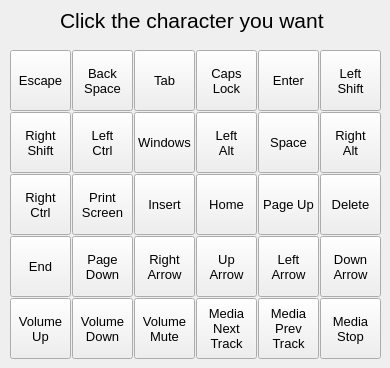
   <widget class="QWidget" name="tab_other">
    <attribute name="title">
     <string>Other</string>
    </attribute>
    <widget class="QLabel" name="instructionLabel_5">
     <property name="geometry">
      <rect>
       <x>60</x>
       <y>0</y>
       <width>291</width>
       <height>41</height>
      </rect>
     </property>
     <property name="font">
      <font>
       <pointsize>16</pointsize>
      </font>
     </property>
     <property name="text">
      <string>Click the character you want</string>
     </property>
    </widget>
    <widget class="QPushButton" name="l_button_2">
     <property name="geometry">
      <rect>
       <x>320</x>
       <y>112</y>
       <width>61</width>
       <height>61</height>
      </rect>
     </property>
     <property name="font">
      <font>
       <pointsize>10</pointsize>
       <stylestrategy>PreferAntialias</stylestrategy>
      </font>
     </property>
     <property name="toolTip">
      <string/>
     </property>
     <property name="text">
      <string>Right
Alt</string>
     </property>
     <property name="flat">
      <bool>false</bool>
     </property>
    </widget>
    <widget class="QPushButton" name="h_button_2">
     <property name="geometry">
      <rect>
       <x>72</x>
       <y>112</y>
       <width>61</width>
       <height>61</height>
      </rect>
     </property>
     <property name="font">
      <font>
       <pointsize>10</pointsize>
       <stylestrategy>PreferAntialias</stylestrategy>
      </font>
     </property>
     <property name="toolTip">
      <string/>
     </property>
     <property name="text">
      <string>Left
Ctrl</string>
     </property>
     <property name="flat">
      <bool>false</bool>
     </property>
    </widget>
    <widget class="QPushButton" name="d_button_2">
     <property name="geometry">
      <rect>
       <x>196</x>
       <y>50</y>
       <width>61</width>
       <height>61</height>
      </rect>
     </property>
     <property name="font">
      <font>
       <pointsize>10</pointsize>
       <stylestrategy>PreferAntialias</stylestrategy>
      </font>
     </property>
     <property name="toolTip">
      <string/>
     </property>
     <property name="text">
      <string>Caps
Lock</string>
     </property>
     <property name="flat">
      <bool>false</bool>
     </property>
    </widget>
    <widget class="QPushButton" name="a_button_2">
     <property name="geometry">
      <rect>
       <x>10</x>
       <y>50</y>
       <width>61</width>
       <height>61</height>
      </rect>
     </property>
     <property name="font">
      <font>
       <pointsize>10</pointsize>
       <stylestrategy>PreferAntialias</stylestrategy>
      </font>
     </property>
     <property name="toolTip">
      <string/>
     </property>
     <property name="text">
      <string>Escape</string>
     </property>
     <property name="flat">
      <bool>false</bool>
     </property>
    </widget>
    <widget class="QPushButton" name="y_button_2">
     <property name="geometry">
      <rect>
       <x>10</x>
       <y>298</y>
       <width>61</width>
       <height>61</height>
      </rect>
     </property>
     <property name="font">
      <font>
       <pointsize>10</pointsize>
       <stylestrategy>PreferAntialias</stylestrategy>
      </font>
     </property>
     <property name="toolTip">
      <string/>
     </property>
     <property name="text">
      <string>Volume
Up</string>
     </property>
     <property name="flat">
      <bool>false</bool>
     </property>
    </widget>
    <widget class="QPushButton" name="n_button_2">
     <property name="geometry">
      <rect>
       <x>72</x>
       <y>174</y>
       <width>61</width>
       <height>61</height>
      </rect>
     </property>
     <property name="font">
      <font>
       <pointsize>10</pointsize>
       <stylestrategy>PreferAntialias</stylestrategy>
      </font>
     </property>
     <property name="toolTip">
      <string/>
     </property>
     <property name="text">
      <string>Print
Screen</string>
     </property>
     <property name="flat">
      <bool>false</bool>
     </property>
    </widget>
    <widget class="QPushButton" name="f_button_2">
     <property name="geometry">
      <rect>
       <x>320</x>
       <y>50</y>
       <width>61</width>
       <height>61</height>
      </rect>
     </property>
     <property name="font">
      <font>
       <pointsize>10</pointsize>
       <stylestrategy>PreferAntialias</stylestrategy>
      </font>
     </property>
     <property name="toolTip">
      <string/>
     </property>
     <property name="text">
      <string>Left
Shift</string>
     </property>
     <property name="flat">
      <bool>false</bool>
     </property>
    </widget>
    <widget class="QPushButton" name="k_button_2">
     <property name="geometry">
      <rect>
       <x>258</x>
       <y>112</y>
       <width>61</width>
       <height>61</height>
      </rect>
     </property>
     <property name="font">
      <font>
       <pointsize>10</pointsize>
       <stylestrategy>PreferAntialias</stylestrategy>
      </font>
     </property>
     <property name="toolTip">
      <string/>
     </property>
     <property name="text">
      <string>Space</string>
     </property>
     <property name="flat">
      <bool>false</bool>
     </property>
    </widget>
    <widget class="QPushButton" name="g_button_2">
     <property name="geometry">
      <rect>
       <x>10</x>
       <y>112</y>
       <width>61</width>
       <height>61</height>
      </rect>
     </property>
     <property name="font">
      <font>
       <pointsize>10</pointsize>
       <stylestrategy>PreferAntialias</stylestrategy>
      </font>
     </property>
     <property name="toolTip">
      <string/>
     </property>
     <property name="text">
      <string>Right
Shift</string>
     </property>
     <property name="flat">
      <bool>false</bool>
     </property>
    </widget>
    <widget class="QPushButton" name="z_button_2">
     <property name="geometry">
      <rect>
       <x>72</x>
       <y>298</y>
       <width>61</width>
       <height>61</height>
      </rect>
     </property>
     <property name="font">
      <font>
       <pointsize>10</pointsize>
       <stylestrategy>PreferAntialias</stylestrategy>
      </font>
     </property>
     <property name="toolTip">
      <string/>
     </property>
     <property name="text">
      <string>Volume
Down</string>
     </property>
     <property name="flat">
      <bool>false</bool>
     </property>
    </widget>
    <widget class="QPushButton" name="w_button_2">
     <property name="geometry">
      <rect>
       <x>258</x>
       <y>236</y>
       <width>61</width>
       <height>61</height>
      </rect>
     </property>
     <property name="font">
      <font>
       <pointsize>10</pointsize>
       <stylestrategy>PreferAntialias</stylestrategy>
      </font>
     </property>
     <property name="toolTip">
      <string/>
     </property>
     <property name="text">
      <string>Left
Arrow</string>
     </property>
     <property name="flat">
      <bool>false</bool>
     </property>
    </widget>
    <widget class="QPushButton" name="r_button_2">
     <property name="geometry">
      <rect>
       <x>320</x>
       <y>174</y>
       <width>61</width>
       <height>61</height>
      </rect>
     </property>
     <property name="font">
      <font>
       <pointsize>10</pointsize>
       <stylestrategy>PreferAntialias</stylestrategy>
      </font>
     </property>
     <property name="toolTip">
      <string/>
     </property>
     <property name="text">
      <string>Delete</string>
     </property>
     <property name="flat">
      <bool>false</bool>
     </property>
    </widget>
    <widget class="QPushButton" name="q_button_2">
     <property name="geometry">
      <rect>
       <x>258</x>
       <y>174</y>
       <width>61</width>
       <height>61</height>
      </rect>
     </property>
     <property name="font">
      <font>
       <pointsize>10</pointsize>
       <stylestrategy>PreferAntialias</stylestrategy>
      </font>
     </property>
     <property name="toolTip">
      <string/>
     </property>
     <property name="text">
      <string>Page Up</string>
     </property>
     <property name="flat">
      <bool>false</bool>
     </property>
    </widget>
    <widget class="QPushButton" name="j_button_2">
     <property name="geometry">
      <rect>
       <x>196</x>
       <y>112</y>
       <width>61</width>
       <height>61</height>
      </rect>
     </property>
     <property name="font">
      <font>
       <pointsize>10</pointsize>
       <stylestrategy>PreferAntialias</stylestrategy>
      </font>
     </property>
     <property name="toolTip">
      <string/>
     </property>
     <property name="text">
      <string>Left
Alt</string>
     </property>
     <property name="flat">
      <bool>false</bool>
     </property>
    </widget>
    <widget class="QPushButton" name="i_button_2">
     <property name="geometry">
      <rect>
       <x>134</x>
       <y>112</y>
       <width>61</width>
       <height>61</height>
      </rect>
     </property>
     <property name="font">
      <font>
       <pointsize>10</pointsize>
       <stylestrategy>PreferAntialias</stylestrategy>
      </font>
     </property>
     <property name="toolTip">
      <string/>
     </property>
     <property name="text">
      <string>Windows</string>
     </property>
     <property name="flat">
      <bool>false</bool>
     </property>
    </widget>
    <widget class="QPushButton" name="e_button_2">
     <property name="geometry">
      <rect>
       <x>258</x>
       <y>50</y>
       <width>61</width>
       <height>61</height>
      </rect>
     </property>
     <property name="font">
      <font>
       <pointsize>10</pointsize>
       <stylestrategy>PreferAntialias</stylestrategy>
      </font>
     </property>
     <property name="toolTip">
      <string/>
     </property>
     <property name="text">
      <string>Enter</string>
     </property>
     <property name="flat">
      <bool>false</bool>
     </property>
    </widget>
    <widget class="QPushButton" name="x_button_2">
     <property name="geometry">
      <rect>
       <x>320</x>
       <y>236</y>
       <width>61</width>
       <height>61</height>
      </rect>
     </property>
     <property name="font">
      <font>
       <pointsize>10</pointsize>
       <stylestrategy>PreferAntialias</stylestrategy>
      </font>
     </property>
     <property name="toolTip">
      <string/>
     </property>
     <property name="text">
      <string>Down
Arrow</string>
     </property>
     <property name="flat">
      <bool>false</bool>
     </property>
    </widget>
    <widget class="QPushButton" name="t_button_2">
     <property name="geometry">
      <rect>
       <x>72</x>
       <y>236</y>
       <width>61</width>
       <height>61</height>
      </rect>
     </property>
     <property name="font">
      <font>
       <pointsize>10</pointsize>
       <stylestrategy>PreferAntialias</stylestrategy>
      </font>
     </property>
     <property name="toolTip">
      <string/>
     </property>
     <property name="text">
      <string>Page
Down</string>
     </property>
     <property name="flat">
      <bool>false</bool>
     </property>
    </widget>
    <widget class="QPushButton" name="o_button_2">
     <property name="geometry">
      <rect>
       <x>134</x>
       <y>174</y>
       <width>61</width>
       <height>61</height>
      </rect>
     </property>
     <property name="font">
      <font>
       <pointsize>10</pointsize>
       <stylestrategy>PreferAntialias</stylestrategy>
      </font>
     </property>
     <property name="toolTip">
      <string/>
     </property>
     <property name="text">
      <string>Insert</string>
     </property>
     <property name="flat">
      <bool>false</bool>
     </property>
    </widget>
    <widget class="QPushButton" name="s_button_2">
     <property name="geometry">
      <rect>
       <x>10</x>
       <y>236</y>
       <width>61</width>
       <height>61</height>
      </rect>
     </property>
     <property name="font">
      <font>
       <pointsize>10</pointsize>
       <stylestrategy>PreferAntialias</stylestrategy>
      </font>
     </property>
     <property name="toolTip">
      <string/>
     </property>
     <property name="text">
      <string>End</string>
     </property>
     <property name="flat">
      <bool>false</bool>
     </property>
    </widget>
    <widget class="QPushButton" name="u_button_2">
     <property name="geometry">
      <rect>
       <x>134</x>
       <y>236</y>
       <width>61</width>
       <height>61</height>
      </rect>
     </property>
     <property name="font">
      <font>
       <pointsize>10</pointsize>
       <stylestrategy>PreferAntialias</stylestrategy>
      </font>
     </property>
     <property name="toolTip">
      <string/>
     </property>
     <property name="text">
      <string>Right
Arrow</string>
     </property>
     <property name="flat">
      <bool>false</bool>
     </property>
    </widget>
    <widget class="QPushButton" name="p_button_2">
     <property name="geometry">
      <rect>
       <x>196</x>
       <y>174</y>
       <width>61</width>
       <height>61</height>
      </rect>
     </property>
     <property name="font">
      <font>
       <pointsize>10</pointsize>
       <stylestrategy>PreferAntialias</stylestrategy>
      </font>
     </property>
     <property name="toolTip">
      <string/>
     </property>
     <property name="text">
      <string>Home</string>
     </property>
     <property name="flat">
      <bool>false</bool>
     </property>
    </widget>
    <widget class="QPushButton" name="c_button_2">
     <property name="geometry">
      <rect>
       <x>134</x>
       <y>50</y>
       <width>61</width>
       <height>61</height>
      </rect>
     </property>
     <property name="font">
      <font>
       <pointsize>10</pointsize>
       <stylestrategy>PreferAntialias</stylestrategy>
      </font>
     </property>
     <property name="toolTip">
      <string/>
     </property>
     <property name="text">
      <string>Tab</string>
     </property>
     <property name="flat">
      <bool>false</bool>
     </property>
    </widget>
    <widget class="QPushButton" name="m_button_2">
     <property name="geometry">
      <rect>
       <x>10</x>
       <y>174</y>
       <width>61</width>
       <height>61</height>
      </rect>
     </property>
     <property name="font">
      <font>
       <pointsize>10</pointsize>
       <stylestrategy>PreferAntialias</stylestrategy>
      </font>
     </property>
     <property name="toolTip">
      <string/>
     </property>
     <property name="text">
      <string>Right
Ctrl</string>
     </property>
     <property name="flat">
      <bool>false</bool>
     </property>
    </widget>
    <widget class="QPushButton" name="b_button_2">
     <property name="geometry">
      <rect>
       <x>72</x>
       <y>50</y>
       <width>61</width>
       <height>61</height>
      </rect>
     </property>
     <property name="font">
      <font>
       <pointsize>10</pointsize>
       <stylestrategy>PreferAntialias</stylestrategy>
      </font>
     </property>
     <property name="toolTip">
      <string/>
     </property>
     <property name="text">
      <string>Back
Space</string>
     </property>
     <property name="autoRepeat">
      <bool>false</bool>
     </property>
     <property name="autoExclusive">
      <bool>false</bool>
     </property>
     <property name="flat">
      <bool>false</bool>
     </property>
    </widget>
    <widget class="QPushButton" name="v_button_2">
     <property name="geometry">
      <rect>
       <x>196</x>
       <y>236</y>
       <width>61</width>
       <height>61</height>
      </rect>
     </property>
     <property name="font">
      <font>
       <pointsize>10</pointsize>
       <stylestrategy>PreferAntialias</stylestrategy>
      </font>
     </property>
     <property name="toolTip">
      <string/>
     </property>
     <property name="text">
      <string>Up
Arrow</string>
     </property>
     <property name="flat">
      <bool>false</bool>
     </property>
    </widget>
    <widget class="QPushButton" name="z_button_3">
     <property name="geometry">
      <rect>
       <x>134</x>
       <y>298</y>
       <width>61</width>
       <height>61</height>
      </rect>
     </property>
     <property name="font">
      <font>
       <pointsize>10</pointsize>
       <stylestrategy>PreferAntialias</stylestrategy>
      </font>
     </property>
     <property name="toolTip">
      <string/>
     </property>
     <property name="text">
      <string>Volume
Mute</string>
     </property>
     <property name="flat">
      <bool>false</bool>
     </property>
    </widget>
    <widget class="QPushButton" name="z_button_4">
     <property name="geometry">
      <rect>
       <x>196</x>
       <y>298</y>
       <width>61</width>
       <height>61</height>
      </rect>
     </property>
     <property name="font">
      <font>
       <pointsize>10</pointsize>
       <stylestrategy>PreferAntialias</stylestrategy>
      </font>
     </property>
     <property name="toolTip">
      <string/>
     </property>
     <property name="text">
      <string>Media
Next
Track</string>
     </property>
     <property name="flat">
      <bool>false</bool>
     </property>
    </widget>
    <widget class="QPushButton" name="z_button_5">
     <property name="geometry">
      <rect>
       <x>258</x>
       <y>298</y>
       <width>61</width>
       <height>61</height>
      </rect>
     </property>
     <property name="font">
      <font>
       <pointsize>10</pointsize>
       <stylestrategy>PreferAntialias</stylestrategy>
      </font>
     </property>
     <property name="toolTip">
      <string/>
     </property>
     <property name="text">
      <string>Media
Prev
Track</string>
     </property>
     <property name="flat">
      <bool>false</bool>
     </property>
    </widget>
    <widget class="QPushButton" name="z_button_6">
     <property name="geometry">
      <rect>
       <x>320</x>
       <y>298</y>
       <width>61</width>
       <height>61</height>
      </rect>
     </property>
     <property name="font">
      <font>
       <pointsize>10</pointsize>
       <stylestrategy>PreferAntialias</stylestrategy>
      </font>
     </property>
     <property name="toolTip">
      <string/>
     </property>
     <property name="text">
      <string>Media
Stop</string>
     </property>
     <property name="flat">
      <bool>false</bool>
     </property>
    </widget>
   </widget>
